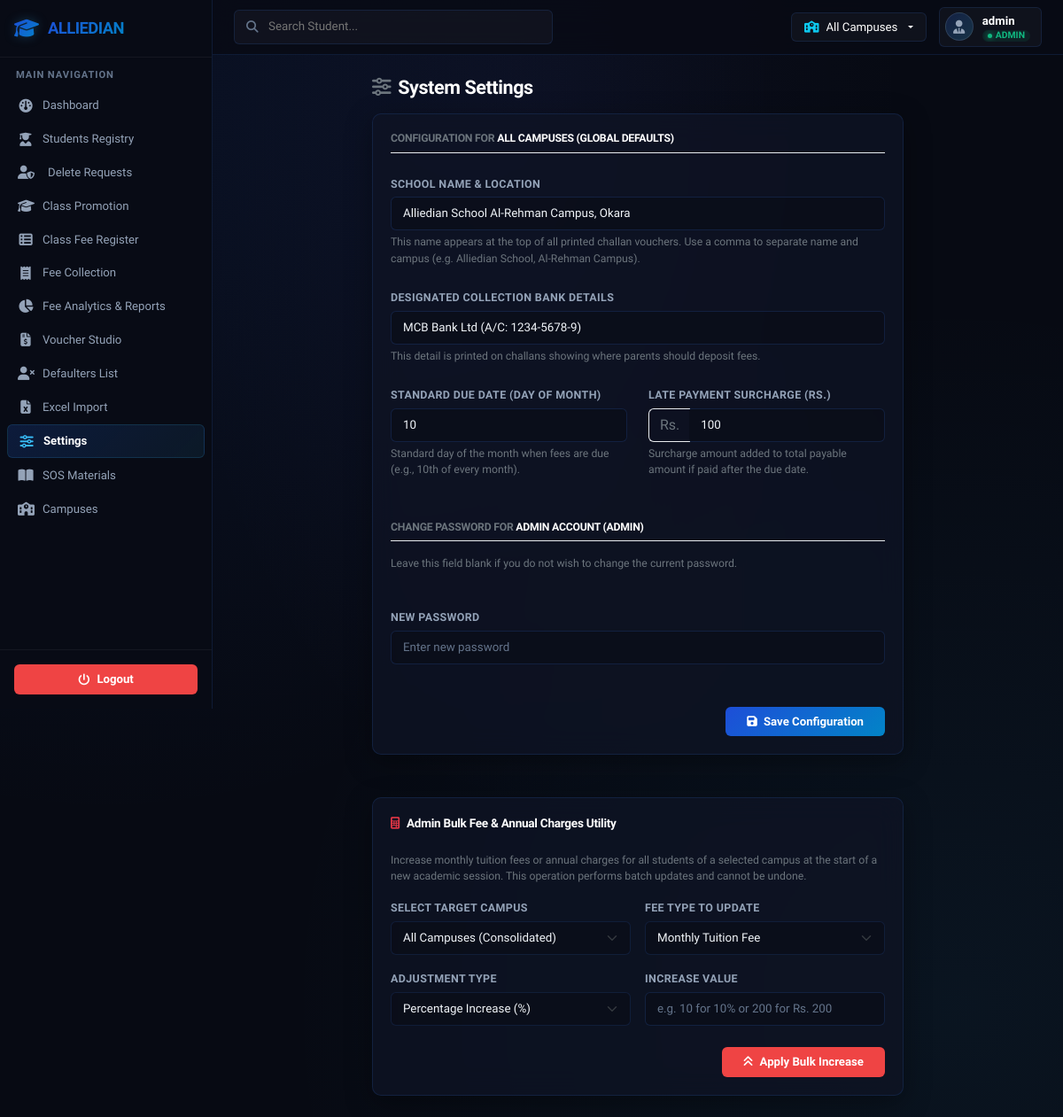
The app's page /settings (signed in) with its own data.
### tables this page shows
CREATE TABLE settings (
            key TEXT PRIMARY KEY,
            value TEXT NOT NULL
        );

### app.py (the view, shortened to what this page needs)
@app.route('/settings', methods=['GET', 'POST'])
@login_required
def settings_view():
    active_campus_id = get_active_campus_id()
    conn = get_db_connection()
    settings_dict = get_campus_settings(active_campus_id)
    conn.close()
    return render_template('settings.html', settings=settings_dict)

### app.py (called while the page is built)
def get_campus_settings(campus_id, conn=None):
    close_after = False
    if conn is None:
        conn = get_db_connection()
        close_after = True
    rows = conn.execute("SELECT key, value FROM settings").fetchall()
    if close_after:
        conn.close()
    settings = {row['key']: row['value'] for row in rows}
    if campus_id:
        for k in list(settings.keys()):
            campus_key = f"{k}_{campus_id}"
            if campus_key in settings:
                settings[k] = settings[campus_key]
    return settings

def get_active_campus_id():
    if session.get('role') == 'admin':
        return session.get('selected_campus_id') # Can be None for "All Campuses"
    return session.get('campus_id')

def login_required(f):
    from functools import wraps
    @wraps(f)
    def decorated_function(*args, **kwargs):
        if 'logged_in' not in session:
            return redirect(url_for('login'))
        return f(*args, **kwargs)
    return decorated_function

### db.py (called while the page is built)
def get_database_url():
    url = os.environ.get('DATABASE_URL')
    if url:
        url = url.strip().strip("'\"")
        if url.startswith('postgres://'):
            url = url.replace('postgres://', 'postgresql://', 1)
    return url

def get_db_connection():
    db_url = get_database_url()
    if db_url:
        import psycopg2
        conn = psycopg2.connect(db_url)
        return PgConnectionWrapper(conn)
    else:
        conn = sqlite3.connect(SQLITE_DB_PATH)
        conn.row_factory = sqlite3.Row
        conn.execute("PRAGMA foreign_keys = ON")
        return conn

### templates/settings.html (shortened to what this page needs)
{% extends 'base.html' %}
{% block content %}
<div class="row justify-content-center">
    <div class="col-md-8">
        <h1 class="page-title mb-3"><i class="fa-solid fa-sliders text-secondary me-2"></i>System Settings</h1>
        <div class="glass-panel">
            <h5 class="mb-4 text-secondary text-uppercase small border-bottom border-light-subtle pb-2">
                Configuration for {% if active_campus_id %}Campus: <strong class="text-white">{{ active_campus_name }}</strong>{% else %}<strong class="text-white">All Campuses (Global Defaults)</strong>{% endif %}
            </h5>
            <form action="{{ url_for('settings_view') }}" method="POST">
                <div class="row g-4">
                    <div class="col-12">
                        <label for="school_name" class="form-label">School Name & Location</label>
                        <input type="text" class="form-control" id="school_name" name="school_name" value="{{ settings.get('school_name', '') }}" required>
                        <div class="form-text text-secondary small">This name appears at the top of all printed challan vouchers. Use a comma to separate name and campus (e.g. Alliedian School, Al-Rehman Campus).</div>
                    </div>
                    <div class="col-12">
                        <label for="bank_name" class="form-label">Designated Collection Bank Details</label>
                        <input type="text" class="form-control" id="bank_name" name="bank_name" value="{{ settings.get('bank_name', '') }}" required>
                        <div class="form-text text-secondary small">This detail is printed on challans showing where parents should deposit fees.</div>
                    </div>
                    <div class="col-md-6">
                        <label for="due_day" class="form-label">Standard Due Date (Day of Month)</label>
                        <input type="number" min="1" max="28" class="form-control" id="due_day" name="due_day" value="{{ settings.get('due_day', '10') }}" required>
                        <div class="form-text text-secondary small">Standard day of the month when fees are due (e.g., 10th of every month).</div>
                    </div>
                    <div class="col-md-6">
                        <label for="late_fee" class="form-label">Late Payment Surcharge (Rs.)</label>
                        <div class="input-group">
                            <span class="input-group-text bg-transparent border-end-0 border-light-subtle text-secondary" style="border: 1px solid var(--glass-border);">Rs.</span>
                            <input type="number" step="any" min="0" class="form-control border-start-0" id="late_fee" name="late_fee" value="{{ settings.get('late_fee', '100') }}" required>
                        </div>
                        <div class="form-text text-secondary small">Surcharge amount added to total payable amount if paid after the due date.</div>
                    </div>
                    <div class="col-12 mt-5">
                        <h5 class="mb-3 text-secondary text-uppercase small border-bottom border-light-subtle pb-2">
                            Change Password for {% if active_campus_id %}Operator Account (<strong class="text-white">{{ session.username }}</strong>){% else %}<strong class="text-white">Admin Account (admin)</strong>{% endif %}
                        </h5>
                        <p class="text-secondary small">Leave this field blank if you do not wish to change the current password.</p>
                    </div>
                    <div class="col-12">
                        <label for="new_password" class="form-label">New Password</label>
                        <input type="password" class="form-control" id="new_password" name="new_password" placeholder="Enter new password">
                    </div>
                    <div class="col-12 text-end mt-5">
                        <button type="submit" class="btn btn-primary px-4">
                            <i class="fa-solid fa-save me-1"></i> Save Configuration
                        </button>
                    </div>
                </div>
            </form>
        </div>
    </div>
</div>
{% if session.role == 'admin' %}
<div class="row justify-content-center mt-5">
    <div class="col-md-8">
        <div class="glass-panel border-danger-hover">
            <h5 class="mb-4 text-white"><i class="fa-solid fa-calculator text-danger me-2"></i>Admin Bulk Fee & Annual Charges Utility</h5>
            <p class="text-secondary small">Increase monthly tuition fees or annual charges for all students of a selected campus at the start of a new academic session. This operation performs batch updates and cannot be undone.</p>
            <form action="{{ url_for('settings_bulk_update') }}" method="POST" onsubmit="return confirm('WARNING: This will increase fees/annual charges for all matching students. Are you sure you want to proceed?');">
                <div class="row g-3">
                    <div class="col-md-6">
                        <label for="bulk_campus_id" class="form-label">Select Target Campus</label>
                        <select class="form-select" id="bulk_campus_id" name="campus_id" required>
                            <option value="0">All Campuses (Consolidated)</option>
                        </select>
                    </div>
                    <div class="col-md-6">
                        <label for="update_target" class="form-label">Fee Type to Update</label>
                        <select class="form-select" id="update_target" name="update_target" required>
                            <option value="monthly_fee">Monthly Tuition Fee</option>
                        </select>
                    </div>
                    <div class="col-md-6">
                        <label for="update_type" class="form-label">Adjustment Type</label>
                        <select class="form-select" id="update_type" name="update_type" required>
                            <option value="percentage">Percentage Increase (%)</option>
                        </select>
                    </div>
                    <div class="col-md-6">
                        <label for="bulk_amount" class="form-label">Increase Value</label>
                        <input type="number" step="any" min="0.01" class="form-control" id="bulk_amount" name="amount" placeholder="e.g. 10 for 10% or 200 for Rs. 200" required>
                    </div>
                    <div class="col-12 text-end mt-4">
                        <button type="submit" class="btn btn-danger px-4">
                            <i class="fa-solid fa-angles-up me-1"></i> Apply Bulk Increase
                        </button>
                    </div>
                </div>
            </form>
        </div>
    </div>
</div>
{% endif %}
{% endblock %}

### static/css/style.css (style rules this page uses)
:root { --bg-primary: #070a13; --bg-secondary: #0f1424; --glass-bg: rgba(15, 20, 36, 0.78); --glass-border: rgba(59, 130, 246, 0.14); --glass-highlight: rgba(59, 130, 246, 0.2); --text-primary: #f1f5f9; --text-secondary: #94a3b8; --text-muted: #64748b; --accent-blue: #2563eb; --accent-cyan: #38bdf8; --accent-green: #10b981; --accent-yellow: #f59e0b; --accent-red: #ef4444; --accent-purple: #8b5cf6; --gradient-blue: linear-gradient(135deg, #1d4ed8 0%, #0284c7 100%); --gradient-purple: linear-gradient(135deg, #6366f1 0%, #a855f7 100%); --gradient-dark: linear-gradient(135deg, #0f1424 0%, #05070c 100%); --border-radius-sm: 6px; --border-radius-md: 10px; --border-radius-lg: 16px; --box-shadow: 0 8px 30px 0 rgba(0, 0, 0, 0.35); --transition: all 0.2s cubic-bezier(0.4, 0, 0.2, 1); }
body { font-family: 'Plus Jakarta Sans', 'Inter', -apple-system, BlinkMacSystemFont, 'Segoe UI', Roboto, sans-serif; background-color: var(--bg-primary); background-image: radial-gradient(at 10% 10%, rgba(37, 99, 235, 0.08) 0px, transparent 50%), radial-gradient(at 90% 90%, rgba(56, 189, 248, 0.06) 0px, transparent 50%), radial-gradient(at 50% 10%, rgba(99, 102, 241, 0.05) 0px, transparent 50%); background-attachment: fixed; color: var(--text-primary); min-height: 100vh; font-size: 0.875rem; line-height: 1.5; overflow-x: hidden; -webkit-font-smoothing: antialiased; -moz-osx-font-smoothing: grayscale; }
h1, h2, h3, h4, h5, h6, .page-title { font-weight: 700; letter-spacing: -0.02em; color: #ffffff; }
.page-title, h1 { font-size: 1.35rem; font-weight: 750; }
h5 { font-size: 0.85rem; font-weight: 600; }
.glass-panel { background: var(--glass-bg); backdrop-filter: blur(16px); -webkit-backdrop-filter: blur(16px); border: 1px solid var(--glass-border); border-radius: var(--border-radius-md); box-shadow: var(--box-shadow); padding: 20px; transition: var(--transition); }
.form-control, .form-select { background-color: rgba(10, 13, 22, 0.6); border: 1px solid var(--glass-border); color: var(--text-primary); border-radius: var(--border-radius-sm); padding: 8px 13px; font-size: 0.835rem; transition: var(--transition); }
.form-control::placeholder { color: var(--text-muted); }
.form-select option { background-color: var(--bg-secondary); color: var(--text-primary); }
.form-label { font-weight: 600; color: var(--text-secondary); margin-bottom: 5px; font-size: 0.78rem; text-transform: uppercase; letter-spacing: 0.03em; }
.btn { font-weight: 600; border-radius: var(--border-radius-sm); font-size: 0.825rem; padding: 7px 16px; transition: var(--transition); }
.btn-primary { background: var(--gradient-blue); border: none; color: #ffffff; }
.btn-danger { background-color: var(--accent-red); border: none; color: #ffffff; }

### records on screen
settings: school_name "Alliedian School Al-Rehman Campus, Okara"
settings: bank_name "MCB Bank Ltd (A/C: 1234-5678-9)"
settings: due_day "10"
settings: late_fee "100"

### other values on screen
{{ active_campus_name }} "All Campuses"
{{ session.username }} "admin"
{{ session.role|upper }} "ADMIN"
